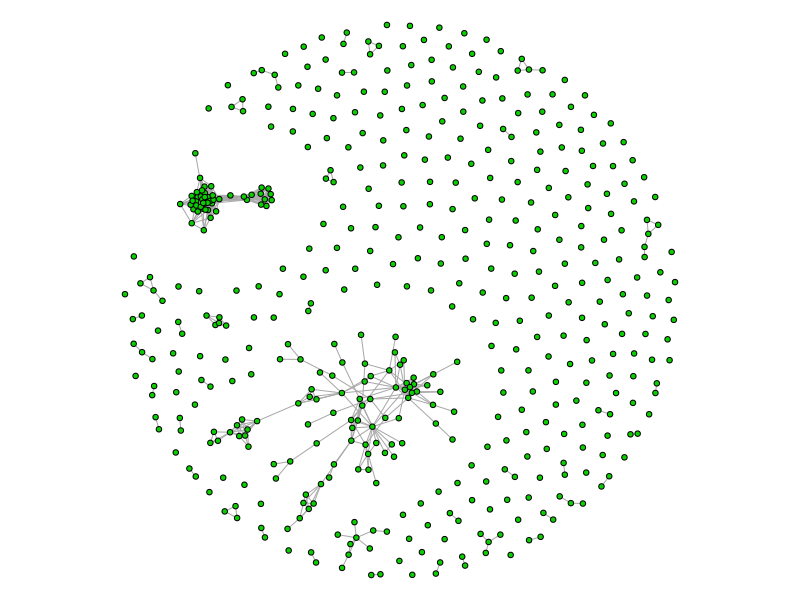
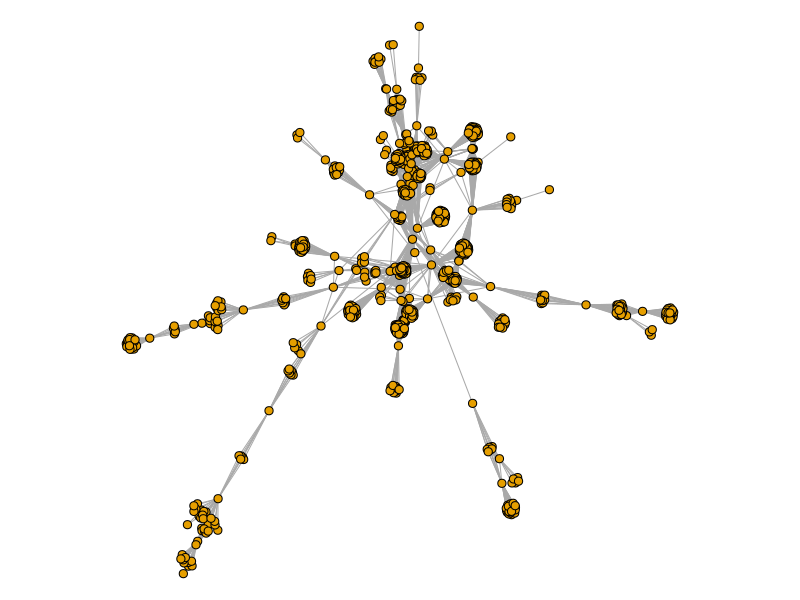
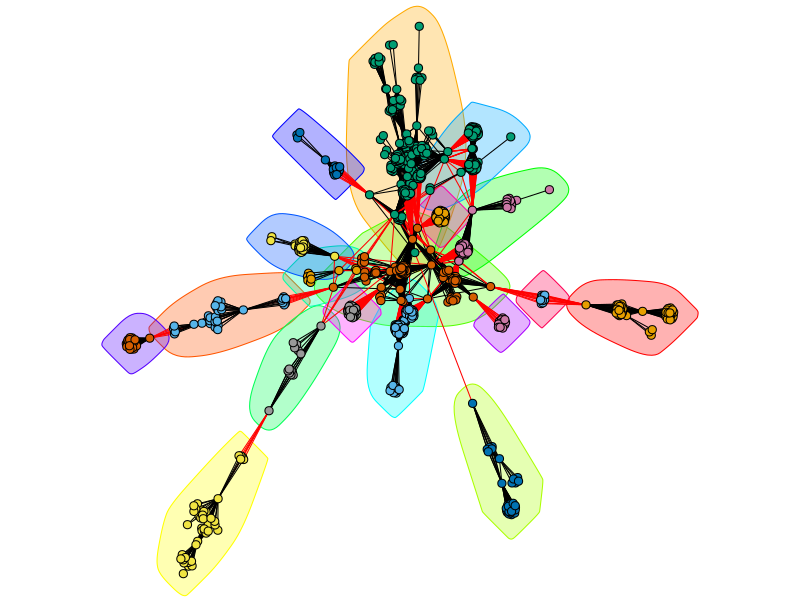

Recreate these plots in R, in order.
## ---- chunk 1
knitr::opts_chunk$set(echo = TRUE)

par(mar=c(0, 0, 0, 0))

set.seed(1111)
## ---- chunk 2
list_accused_in_cases <- read.csv("../../static/post/2020-01-21_data/cases_and_accused.csv", colClasses="character", fileEncoding="UTF-8")
relations_accused <- read.csv("../../static/post/2020-01-21_data/relations_accused.csv", fileEncoding="UTF-8")
relations_cases <- read.csv("../../static/post/2020-01-21_data/relations_cases.csv", fileEncoding="UTF-8")
## ---- chunk 3
library(igraph)
## ---- chunk 4

# Graph of people accused
g_accused <- graph_from_data_frame(relations_accused[, c("accused_1", "accused_2")],
                                   directed=FALSE, vertices=unique(list_accused_in_cases$accused))
E(g_accused)$weight <- relations_accused$cases_in_common


# Graph of corruption cases
g_cases <- graph_from_data_frame(relations_cases[c("case_1", "case_2")],
                                 directed=FALSE, vertices=unique(list_accused_in_cases$case))
E(g_cases)$weight <- relations_cases$accused_in_common

## ---- chunk 5
summary(g_accused)
## ---- chunk 6
plot(g_cases, vertex.label=NA, vertex.size=2, vertex.color="#0CCF02")
## ---- chunk 7
components_cases <- components(g_cases)
components_cases_sizes <- sizes(components_cases)
## ---- chunk 8
components_plots <- which(components_cases_sizes > 1)

g_cases_plots <- induced_subgraph(g_cases, vids = which(membership(components_cases) %in% components_plots))

summary(g_cases_plots)
## ---- chunk 9
accused_plots <- subset(list_accused_in_cases, case %in% V(g_cases_plots)$name)

g_accused_plots <- induced_subgraph(g_accused, vids = accused_plots$accused)

summary(g_accused_plots)
## ---- chunk 10
biggest_plot <- which.max(components_cases_sizes)
g_cases_plot1 <- induced_subgraph(g_cases, vids = which(membership(components_cases) == biggest_plot))

accused_plot1 <- subset(list_accused_in_cases, case %in% V(g_cases_plot1)$name)
g_accused_plot1 <- induced_subgraph(g_accused, vids = accused_plot1$accused)
## ---- chunk 11
layout_accused_plot1 <- layout_nicely(g_accused_plot1)
plot(g_accused_plot1, layout=layout_accused_plot1, vertex.label=NA, vertex.size=3)
## ---- chunk 12
path <- shortest_paths(g_accused_plot1, 
                       from="Alberto Ruiz-Gallardón Jiménez", 
                       to="Luis Francisco Bárcenas Gutiérrez")
path$vpath
## ---- chunk 13
distances(g_accused_plot1, 
          v="Alberto Ruiz-Gallardón Jiménez", 
          to="Luis Francisco Bárcenas Gutiérrez")
## ---- chunk 14
paths_lengths <- distances(g_accused_plot1)

mean(paths_lengths)
## ---- chunk 15
nodes_degree <- degree(g_accused_plot1)

nodes_betweenness <- betweenness(g_accused_plot1)

nodes_closeness <- closeness(g_accused_plot1)
## ---- chunk 16
comm_accused_plot1 <- cluster_walktrap(g_accused_plot1, steps=50)
## ---- chunk 17
modularity(comm_accused_plot1)
## ---- chunk 18
plot(comm_accused_plot1, g_accused_plot1, 
     layout=layout_accused_plot1, 
     vertex.label=NA, vertex.size=3)
